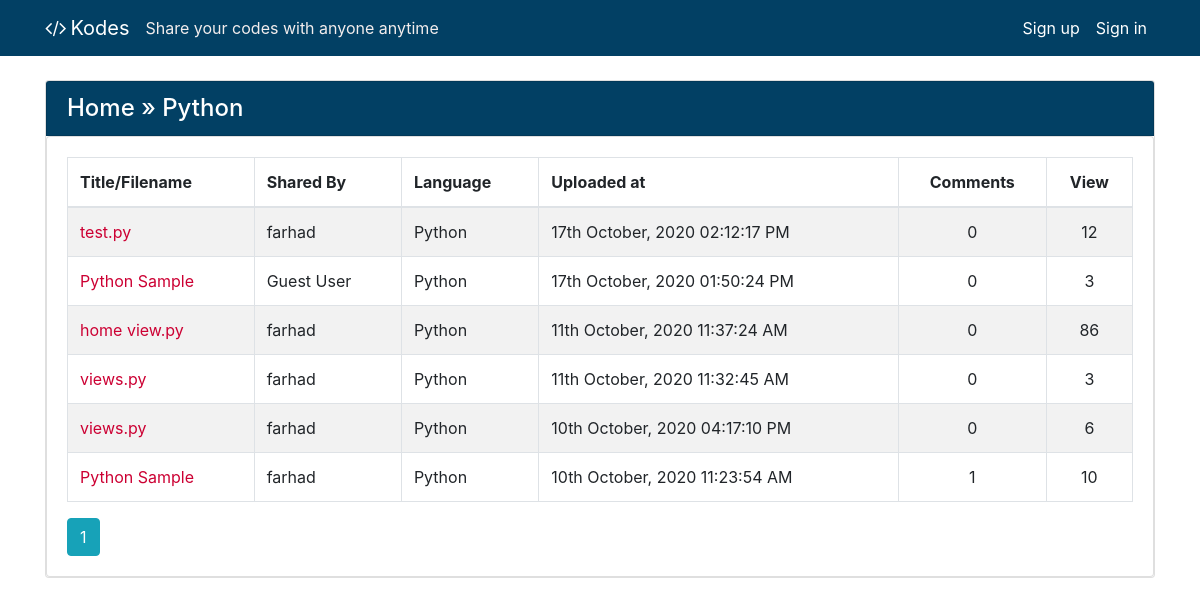
Page /lang/Python/ on the earlier database version.
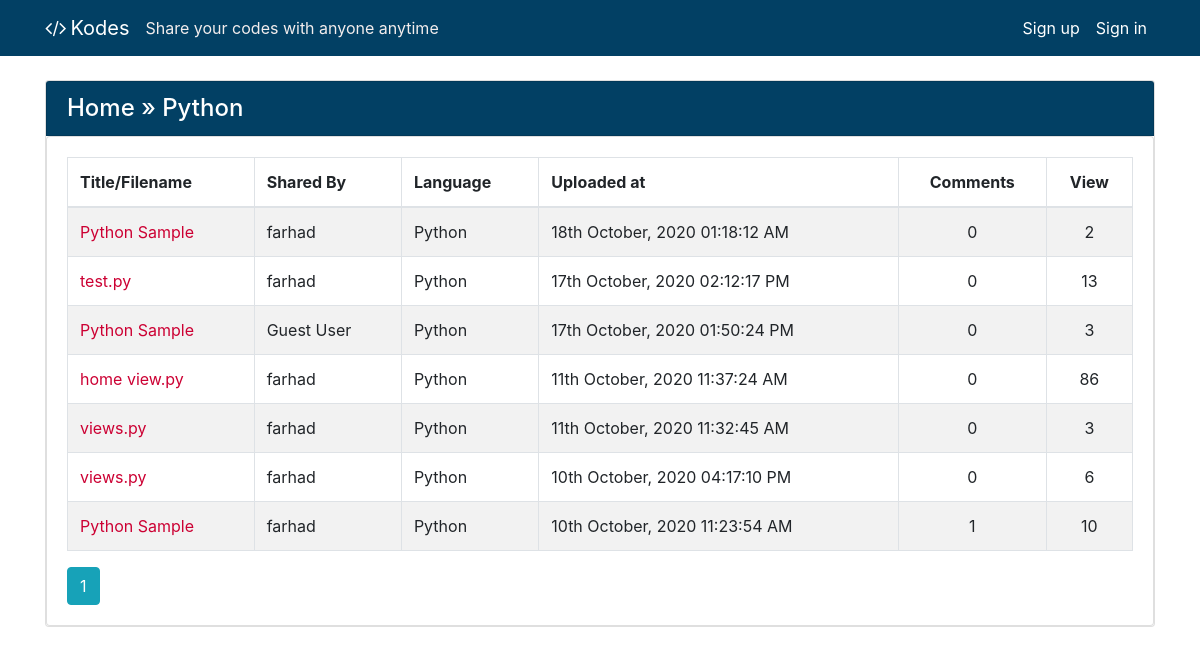
Same page on the later database version.
### codes/models.py (models this page shows, shortened)
class Code(models.Model):
    author = models.ForeignKey(User, on_delete=models.CASCADE, null=True, blank=True)
    created_utc = models.DateTimeField(auto_now_add=True, verbose_name="Created")
    total_views = models.IntegerField(default=0)
    snippet_title = models.CharField(max_length=1000, default="", verbose_name="Title/Filename")
    snippet_body = models.TextField(verbose_name="Code Snippet")
    language = models.ForeignKey(Language, on_delete=models.SET_NULL, null=True)
    is_private = models.BooleanField(default=False, verbose_name="Private")
    password = models.CharField(max_length=1000, default="", blank=True)

class Language(models.Model):
    name = models.CharField(max_length=50, null=False, blank=False)
    language_code = models.IntegerField(default=100, null=False, blank=False)
    is_popular = models.BooleanField(default=False, verbose_name="Popular")
    short_name = models.CharField(max_length=30, null=True, blank=True)
    file_extension = models.CharField(max_length=30, null=True, blank=True)

### codes/views.py (the view)
# urls.py: path('lang/<language_name>/', language_page, name="language_page"),
def language_page(request, language_name):
    page = request.GET.get('page', 1)
    try:
        language = Language.objects.get(name__iexact=language_name)
    except:
        response = render(request, '404.html')
        response.status_code = 404
        return response
    codes = Code.objects.order_by('-created_utc').filter(language__name__iexact=language_name).all()
    per_page = 10
    paginator = Paginator(codes, per_page)
    try:
        paginator = paginator.page(page)
    except PageNotAnInteger:
        paginator = paginator.page(1)
    except EmptyPage:
        paginator = paginator.page(paginator.num_pages)
    context = {
        "language": language_name,
        "paginator": paginator
    }
    return render(request, "codes/language_specific.html", context)

### codes/context_processors.py (called while the page is built)
def sitename_tagline(request):
    context = {
        'SITENAME': settings.SITENAME,
        'TAGLINE': settings.TAGLINE
    }
    return context

### codes/templates/codes/language_specific.html (shortened to what this page needs)
{% extends 'codes/base.html' %}
{% load tz %}
{% block content %}
<div class="card my-4">
    <div class="card card-header shared-snippet-title" style="padding-bottom: 0px !important">
        <h4 class="card-title card-link breadcumb"><a href="{% url 'home' %}">Home</a> &raquo; {{language}}</h4>
    </div>
    <div class="card card-body">
        <table class="table table-striped table-bordered">
            <thead>
                <tr>
                    <th>Title/Filename</th>
                    <th>Shared By</th>
                    <th>Language</th>
                    <th>Uploaded at</th>
                    <th class="text-center">Comments</th>
                    <th class="text-center">View</th>
                </tr>
            </thead>
            <tbody>
                {% for code in paginator %}
                    <tr>
                        <td><a href="{% url 'code_view' code.id %}">{{ code.snippet_title|truncatechars:30 }}</a></td>
                        <td>{{ code.author.username|default:"Guest User" }}</td>
                        <td>{{ code.language.name }}</td>
                        <td>{% timezone "Asia/Dhaka" %}{{code.created_utc|date:"dS F, Y h:i:s A"}}{% endtimezone %}</td>
                        <td class="text-center">{{ code.comment_set.count }}</td>
                        <td class="text-center">{{ code.total_views }}</td>
                    </tr>
                {% endfor %}
            </tbody>
        </table>
        {% if paginator %}
        <div class="d-flex">
            {% for num in paginator.paginator.page_range %}
                {% if paginator.number == num %}
                    <a class="btn btn-info mr-2" href="?page={{ num }}">{{ num }}</a>
                {% elif num > paginator.number|add:'-3' and num < paginator.number|add:'3' %}
                    <a class="btn btn-outline-info mr-2" href="?page={{ num }}">{{ num }}</a>
                {% endif %}
            {% endfor %}
        </div>
        {% endif %}
    </div>
</div>
{% endblock content %}

Differences in the rows shown:
added Code: snippet_title "Python Sample", author.username "farhad", language.name "Python", created_utc "18th October, 2020 01:18:12 AM", comment_set.count "0", total_views "2"
changed Code "test.py": total_views "12" → "13"
